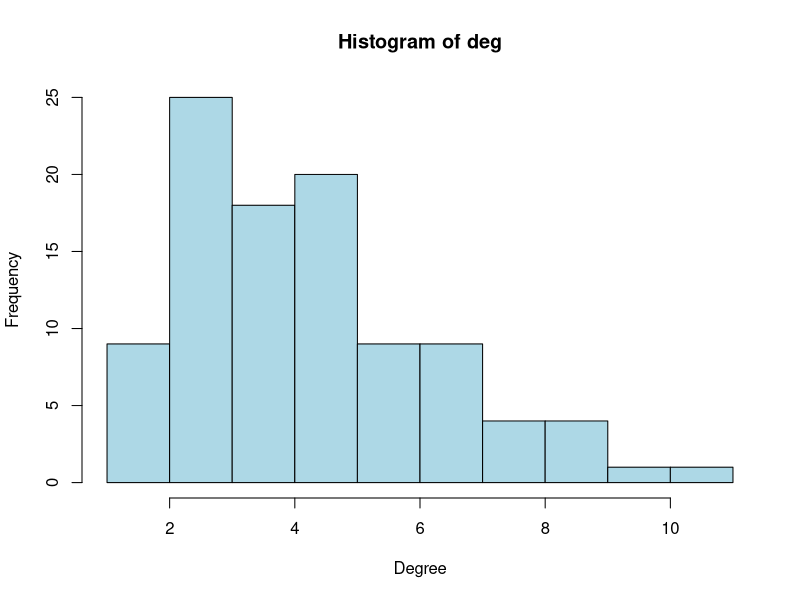
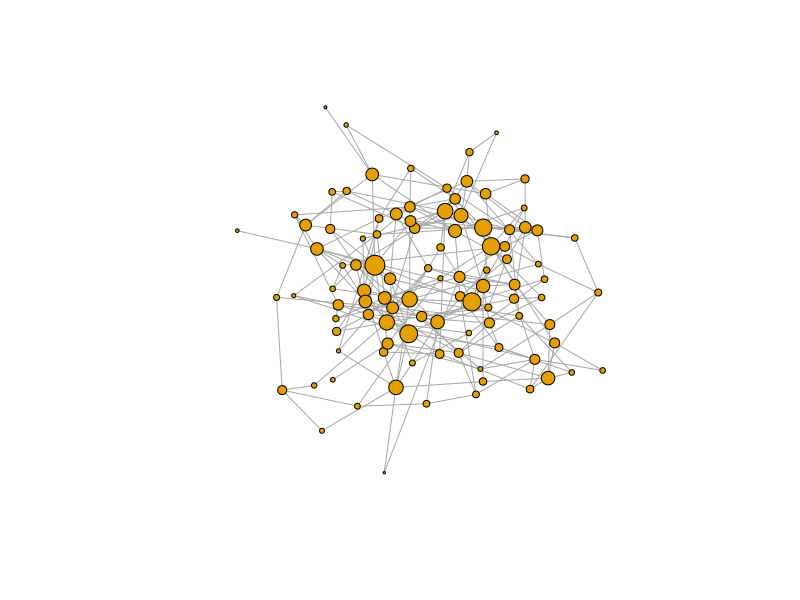

R code for these plots, in order:
library(igraph)

g <- erdos.renyi.game(n = 100, p.or.m = 0.05)


summary(g) #graph not weighted IGRAPH 38abe70 U---

#listing nodes and edges
V(g)
E(g)

E(g)$weight <- runif(length(E(g)), 0.01, 1)

summary(g)  #graph weighted IGRAPH 38abe70 U-W- ( W in "code" indicates it also has attr:  weight (e/n))

##printing and drawing Nodes degree
deg <- degree(g)
deg
hist(deg, xlab = "Degree", col = "lightblue")

#getting  number od clusters
cl <- clusters(g)
cl$no 

#ploting graph
pr <- page.rank(g)$vector

plot(g, vertex.size = pr * 500,      
  vertex.label = NA, edge.arrow.size = 0.2,
)